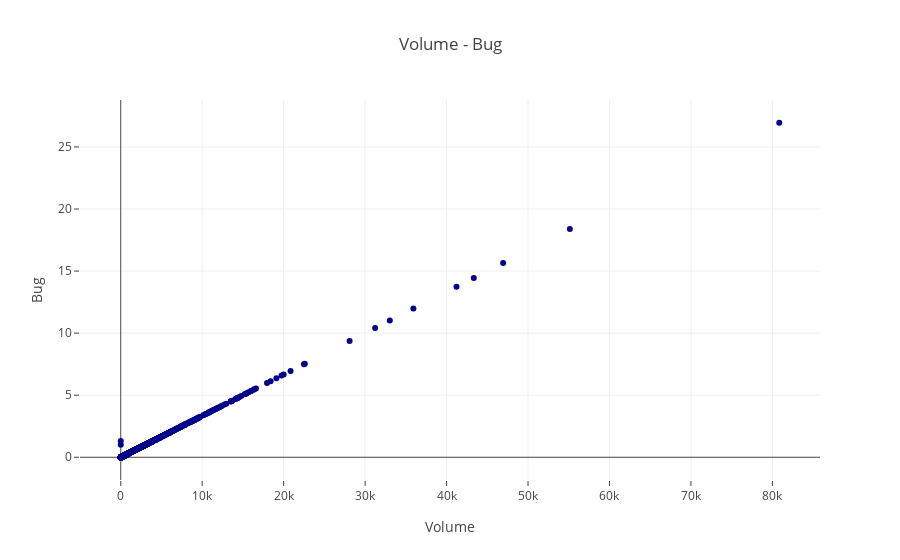

The notebook cell this image was saved under:
### Markdown cell above
> * **Scatter Plot **

### Code cell
trace = go.Scatter(
    x = data.v,
    y = data.b,
    mode = "markers",
    name = "Volume - Bug",
    marker = dict(color = 'darkblue'),
    text = "Bug (b)")

scatter_data = [trace]
scatter_layout = dict(title = 'Volume - Bug',
              xaxis = dict(title = 'Volume', ticklen = 5),
              yaxis = dict(title = 'Bug' , ticklen = 5),
             )
fig = dict(data = scatter_data, layout = scatter_layout)
iplot(fig)

#two attributes with high correlation v-b > just about 1

### Figure 1 — Plotly figure (JSON) as saved in the notebook; plotly's stock layout.template omitted (floating-point values rounded to 4 significant figures; data arrays with more than 128 entries replaced by an {"elided": "..."} marker saying what was removed)
{"data": [{"marker": {"color": "darkblue"}, "mode": "markers", "name": "Volume - Bug", "text": "Bug (b)", "type": "scatter", "uid": "a8d2c5cd-bcd0-4ef8-951a-f441ccb2ca31", "x": {"elided": "10885 float values"}, "y": {"elided": "10885 float values"}}], "layout": {"title": {"text": "Volume - Bug"}, "xaxis": {"ticklen": 5, "title": {"text": "Volume"}}, "yaxis": {"ticklen": 5, "title": {"text": "Bug"}}}}
